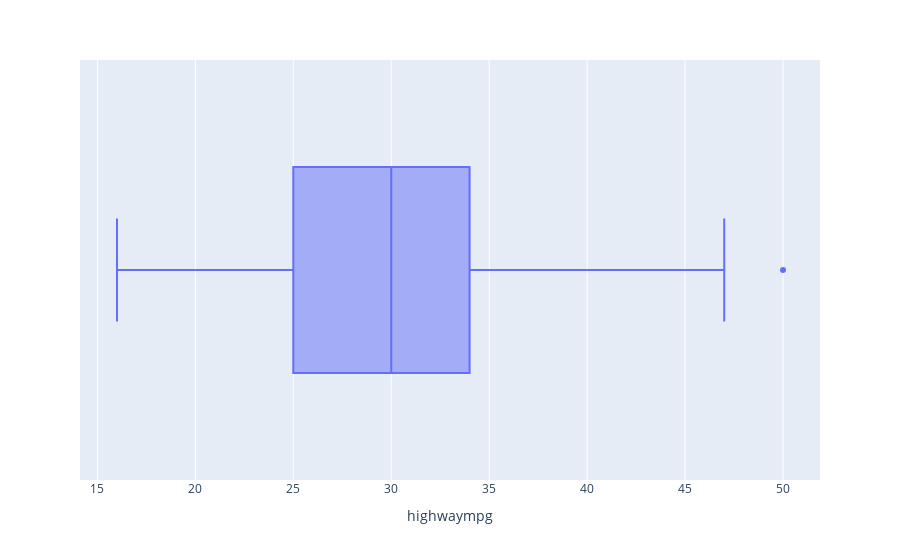
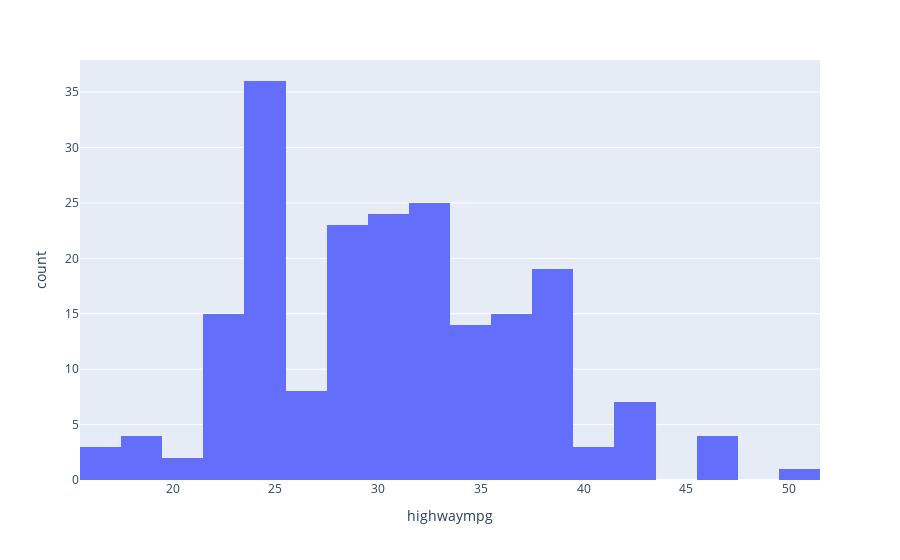

The cell these charts' notebook holds for them, in order:
### Code cell
# Visualize the Highway MPG distribution with Boxplot and Histogram
fig1 = px.box(modified_df, x="highwaympg")
fig2 = px.histogram(modified_df, x="highwaympg")
fig1.show()
fig2.show()

# Descriptive Statistics for City MPG
highwaympg_stats = pd.DataFrame(modified_df["highwaympg"].describe())

# Print a title with Descriptive Statistics Table
print("------------------")
print("Highway MPG Stats")
print("------------------")
display(highwaympg_stats)

### Figure 1 — Plotly figure (JSON) as saved in the notebook; plotly's stock layout.template omitted (floating-point values rounded to 4 significant figures; data arrays with more than 128 entries replaced by an {"elided": "..."} marker saying what was removed)
{"data": [{"alignmentgroup": "True", "hovertemplate": "highwaympg=%{x}<extra></extra>", "legendgroup": "", "marker": {"color": "#636efa"}, "name": "", "notched": false, "offsetgroup": "", "orientation": "h", "showlegend": false, "type": "box", "x": {"elided": "203 int values"}, "x0": " ", "xaxis": "x", "y0": " ", "yaxis": "y"}], "layout": {"boxmode": "group", "legend": {"tracegroupgap": 0}, "margin": {"t": 60}, "xaxis": {"anchor": "y", "domain": [0, 1], "title": {"text": "highwaympg"}}, "yaxis": {"anchor": "x", "domain": [0, 1]}}}

### Figure 2 — Plotly figure (JSON) as saved in the notebook; plotly's stock layout.template omitted (floating-point values rounded to 4 significant figures; data arrays with more than 128 entries replaced by an {"elided": "..."} marker saying what was removed)
{"data": [{"alignmentgroup": "True", "bingroup": "x", "hovertemplate": "highwaympg=%{x}<br>count=%{y}<extra></extra>", "legendgroup": "", "marker": {"color": "#636efa", "pattern": {"shape": ""}}, "name": "", "offsetgroup": "", "orientation": "v", "showlegend": false, "type": "histogram", "x": {"elided": "203 int values"}, "xaxis": "x", "yaxis": "y"}], "layout": {"barmode": "relative", "legend": {"tracegroupgap": 0}, "margin": {"t": 60}, "xaxis": {"anchor": "y", "domain": [0, 1], "title": {"text": "highwaympg"}}, "yaxis": {"anchor": "x", "domain": [0, 1], "title": {"text": "count"}}}}
